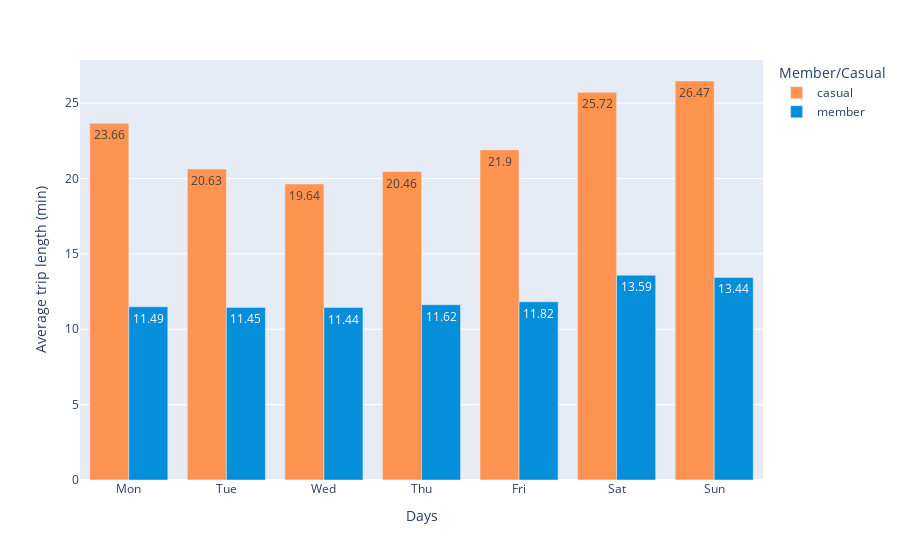

Notebook source saved alongside this figure:
### Code cell
fig_7 = px.bar(df_pv13, x = 'day', y = 'avg_trip_min',
        color = 'member_casual',
        barmode='group',
        text = 'avg_trip_min', 
        labels = {'avg_trip_min': 'Average trip length (min)', 'member_casual': 'Member/Casual', 'day': 'Days'},
        hover_name = 'member_casual', hover_data = {'member_casual': False, 'avg_trip_min': True}, 
        color_discrete_map = {'casual': '#FF934F', 'member': '#058ED9'})
fig_7

### Figure 1 — Plotly figure (JSON) as saved in the notebook; plotly's stock layout.template omitted (floating-point values rounded to 4 significant figures)
{"data": [{"alignmentgroup": "True", "customdata": [["casual"], ["casual"], ["casual"], ["casual"], ["casual"], ["casual"], ["casual"]], "hovertemplate": "<b>%{hovertext}</b><br><br>Days=%{x}<br>Average trip length (min)=%{text}<extra></extra>", "hovertext": ["casual", "casual", "casual", "casual", "casual", "casual", "casual"], "legendgroup": "casual", "marker": {"color": "#FF934F", "pattern": {"shape": ""}}, "name": "casual", "offsetgroup": "casual", "orientation": "v", "showlegend": true, "text": [23.66, 20.63, 19.64, 20.46, 21.9, 25.72, 26.47], "textposition": "auto", "type": "bar", "x": ["Mon", "Tue", "Wed", "Thu", "Fri", "Sat", "Sun"], "xaxis": "x", "y": [23.66, 20.63, 19.64, 20.46, 21.9, 25.72, 26.47], "yaxis": "y"}, {"alignmentgroup": "True", "customdata": [["member"], ["member"], ["member"], ["member"], ["member"], ["member"], ["member"]], "hovertemplate": "<b>%{hovertext}</b><br><br>Days=%{x}<br>Average trip length (min)=%{text}<extra></extra>", "hovertext": ["member", "member", "member", "member", "member", "member", "member"], "legendgroup": "member", "marker": {"color": "#058ED9", "pattern": {"shape": ""}}, "name": "member", "offsetgroup": "member", "orientation": "v", "showlegend": true, "text": [11.49, 11.45, 11.44, 11.62, 11.82, 13.59, 13.44], "textposition": "auto", "type": "bar", "x": ["Mon", "Tue", "Wed", "Thu", "Fri", "Sat", "Sun"], "xaxis": "x", "y": [11.49, 11.45, 11.44, 11.62, 11.82, 13.59, 13.44], "yaxis": "y"}], "layout": {"barmode": "group", "legend": {"title": {"text": "Member/Casual"}, "tracegroupgap": 0}, "margin": {"t": 60}, "xaxis": {"anchor": "y", "domain": [0.0, 1.0], "title": {"text": "Days"}}, "yaxis": {"anchor": "x", "domain": [0.0, 1.0], "title": {"text": "Average trip length (min)"}}}}
